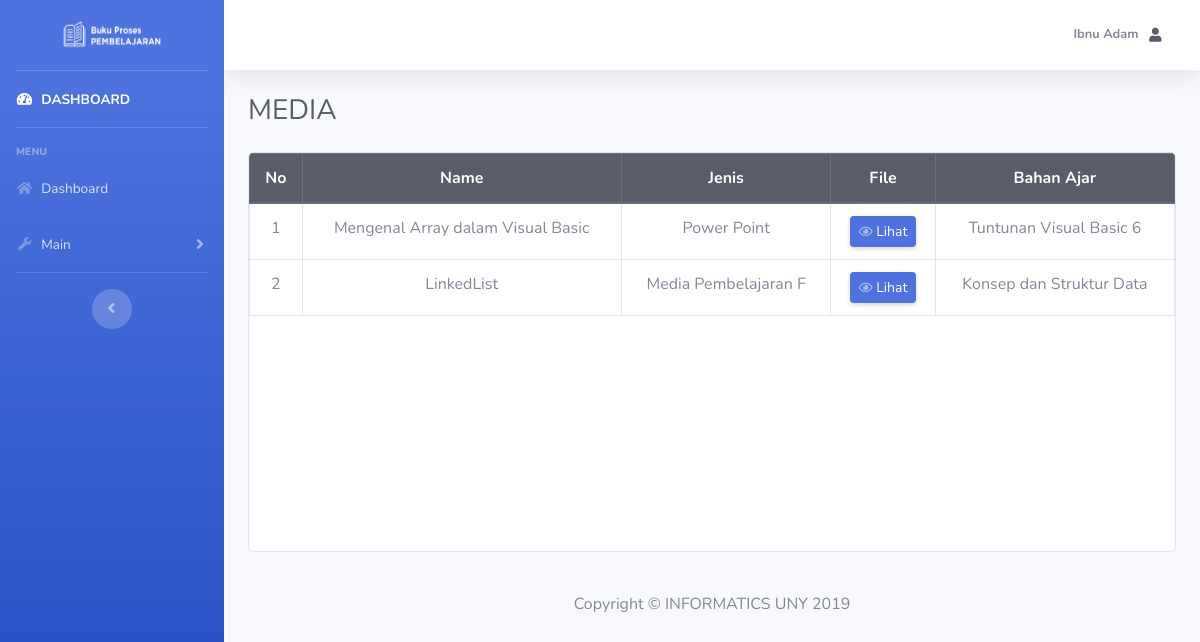
Page /mahasiswa/index.php?page=manage_media (signed in) on the committed database.
### tables this page shows
CREATE TABLE `media` (
  `id` int(6) NOT NULL,
  `name` varchar(50) DEFAULT NULL,
  `jenis` varchar(20) DEFAULT NULL,
  `file_link` text NOT NULL,
  `id_ba` int(6) DEFAULT NULL
);

CREATE TABLE `bahan_ajar` (
  `id` int(6) NOT NULL,
  `name` varchar(50) DEFAULT NULL,
  `jenis` varchar(25) DEFAULT NULL,
  `author` varchar(50) DEFAULT NULL,
  `tahun` int(4) DEFAULT NULL,
  `file_link` text NOT NULL,
  `id_mk` varchar(6) DEFAULT NULL
);

### mahasiswa/manage_media.php (the view, shortened to what this page needs)
<table class="table table-hover table-bordered">
    <thead align="center" class="thead-dark">
        <tr>
            <th scope="col">No</th>
            <th scope="col">Name</th>
            <th scope="col">Jenis</th>
            <th scope="col">File</th>
            <th scope="col">Bahan Ajar</th>
        </tr>
    </thead>
    <tbody align="center">
        <?php
        $nim = $_SESSION['nim'];
        $sql = "SELECT DISTINCT med.`id` AS i, med.`name` AS a, med.`jenis` AS b, ba.`name` AS c, med.`file_link` AS f FROM mengambil AS m
                JOIN mahasiswa AS mhs ON m.`nim` = mhs.`nim`
                JOIN matkul AS mk ON m.`id_mk` = mk.`id`
                JOIN bahan_ajar AS ba ON mk.`id` = ba.`id_mk`
                JOIN media AS med ON ba.`id` = med.`id_ba`
                WHERE (mhs.`nim` = '$nim')";
        $result = $connect->query($sql);
        if ($result->num_rows > 0) {
            $no = 1;
            while ($row = $result->fetch_assoc()) {
                echo "<tr>";
                echo "<td>" . $no . "</td>";
                echo "<td>" . $row['a'] . "</td>";
                echo "<td>" . $row['b'] . "</td>";
                echo "<td><a href=\"" . $row['f'] . "\" target=\"_blank\" class=\"d-none d-sm-inline-block btn btn-sm btn-primary shadow-sm\"><i class=\"far fa-eye fa-sm text-white-50\"></i> Lihat</a></td>";
                echo "<td>" . $row['c'] . "</td>";
                echo "</tr>";
                $no++;
            }
        } else {
            echo "<tr>";
            echo "<td colspan=\"9\"> No more data </td>";
            echo "</tr>";
        }
        ?>
    </tbody>
</table>

### rows in the picture
media: name "Mengenal Array dalam Visual Basic", jenis "Power Point", id_ba.name "Tuntunan Visual Basic 6"
media: name "LinkedList", jenis "Media Pembelajaran F", id_ba.name "Konsep dan Struktur Data"

### other values in the picture
$name "Ibnu Adam"
$titledash "MEDIA"
